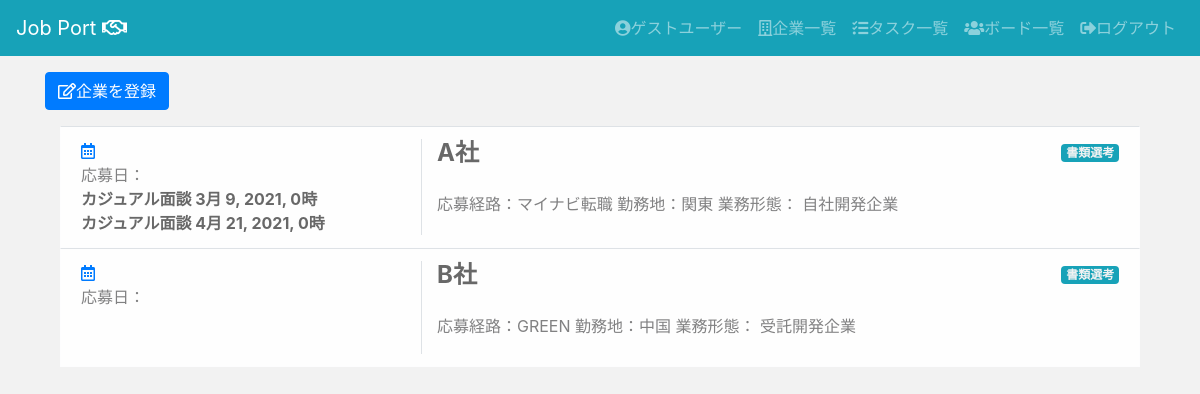
Page /jpapp/companies/ (signed in) on the committed database.
### jpapp/models.py (models this page shows, shortened)
class Company(models.Model):
    company_name = models.CharField(max_length=200,)
    url = models.URLField(blank=True,null=True,)
    route = models.IntegerField(
        choices = CHOICE1,
        blank=True,
        null=True,
    )
    location = models.IntegerField(
        choices = CHOICE2,
        blank=True,
        null=True,
    )
    tag = models.ManyToManyField(Tag, blank=True)
    description = models.TextField(blank=True,null=True,)
    phase = models.IntegerField(
        choices = CHOICE3,
        default='0',
    )
    application_date = models.DateField(blank=True,null=True,)
    user = models.ForeignKey(User, on_delete=models.CASCADE)

class Interview(models.Model):
    interview_phase = models.IntegerField(
      choices = CHOICE4,
      default='0'
    )
    interview_datetime = models.DateTimeField()
    interview_description = models.TextField()
    company = models.ForeignKey(Company, on_delete=models.CASCADE)
    user = models.ForeignKey(User, on_delete=models.CASCADE)

class Tag(models.Model):
    tag_name = models.CharField(max_length=32)
    def __str__(self):
        return self.tag_name

### jpapp/views.py (the view)
# urls.py: path("companies/", views.CompanyListView.as_view(), name="companies_list"),
class CompanyListView(LoginRequiredMixin, ListView):
    model = Company
    template_name = "jpapp/companies/list.html"
    def get_queryset(self):
        current_user = self.request.user
        if current_user.is_superuser: # スーパーユーザの場合、リストにすべてを表示する。
            company_list = Company.objects.all()
            for company in company_list:
                company.tag_list = company.tag.all().select_related()
            return company_list
        else: # 一般ユーザは自分のレコードのみ表示する。
            company_list = Company.objects.filter(user=current_user.id)
            for company in company_list:
                company.tag_list = company.tag.all().select_related()
            return company_list

### templates/jpapp/companies/list.html (shortened to what this page needs)
{% extends "jpapp/base.html" %}
{% block content %}
<div class="container">
  <a class="btn btn-primary my-3" href="{% url 'jpapp:companies_create' %}" role="button"><i class="far fa-edit"></i>企業を登録</a>
  <div class="container">
  {% for list in company_list %}
  <div class="alert alert-light border-top rounded-0" role="alert">
    <div class="row">
      <div class="col-sm-4 border-right">
        <a href="{% url 'jpapp:interviews_create' %}"><i class="far fa-calendar-alt"></i></a><br>
        応募日：{{ list.application_date|default_if_none:" " }}<br>
        {% for interview in list.interview_set.all %}
        <a href="{% url 'jpapp:interviews_detail' interview.pk %}" class="alert-link">{{ interview.get_interview_phase_display }} {{ interview.interview_datetime }}</a><br>
        {% endfor %}
      </div>
      <div class="col-sm-8">
        <div class="company_title">
          <div>
            <h4><a href="{% url 'jpapp:companies_detail'  list.pk %}" class="alert-link">{{ list.company_name }}</a></h4>
          </div>
          <div>
            {% if list.phase == 7 %}
            <span class="badge bg-dark">{{ list.get_phase_display }}</span>
            {% elif list.phase == 6 %}
            <span class="badge bg-danger">{{ list.get_phase_display }}</span>
            {% elif list.phase == 0 %}
            <span class="badge bg-info">{{ list.get_phase_display }}</span>
            {% else %}
            <span class="badge bg-success">{{ list.get_phase_display }}</span>
            {% endif %}
          </div>
        </div>
        <div>
          <p>
          応募経路：{{ list.get_route_display }}
          勤務地：{{ list.get_location_display }}
          業務形態：
          {% for tag in list.tag.all %}
          {{ tag }}
          {% endfor %}
          </p>
        </div>
      </div>
    </div>
  </div>
  {% endfor %}
</div>
{% endblock %}

### templates/jpapp/base.html (shortened to what this page needs)
{% load static %}
<!doctype html>
<html lang="ja">
  <head>
    <link rel="stylesheet" href="https://stackpath.bootstrapcdn.com/bootstrap/4.3.1/css/bootstrap.min.css">
    <link href="https://use.fontawesome.com/releases/v5.6.1/css/all.css" rel="stylesheet">
    <link rel="stylesheet" type="text/css" href="{% static 'jpapp/custom.css' %}">
    <link href="https://use.fontawesome.com/releases/v5.6.1/css/all.css" rel="stylesheet">
  </head>
  <body>
    <header>
      <nav class="navbar navbar-expand-lg navbar-dark bg-info">
        <a class="navbar-brand" href="{% url 'jpapp:index' %}">Job Port <i class="far fa-handshake"></i></a>
        <div class="collapse navbar-collapse" id="navbarSupportedContent">
          <ul class="navbar-nav">
            {% if request.user.is_authenticated %}
            <li class="nav-item">
              <a class="nav-link" href="{% url 'jpapp:users_detail' request.user.pk %}"><i class="fas fa-user-circle"></i>{{ request.user.username }}</a>
            </li>
            <li class="nav-item">
              <a class="nav-link" href="{% url 'jpapp:companies_list' %}"><i class="far fa-building"></i>企業一覧</a>
            </li>
            <li class="nav-item">
              <a class="nav-link" href="{% url 'jpapp:tasks_list' %}"><i class="fas fa-tasks"></i>タスク一覧</a>
            </li>
            <li class="nav-item">
              <a class="nav-link" href="{% url 'jpapp:boards_list' %}"><i class="fas fa-users"></i>ボード一覧</a>
            </li>
            <li class="nav-item">
              <a class="nav-link" href="{% url 'logout' %}"><i class="fas fa-sign-out-alt"></i>ログアウト</a>
            </li>
            {% endif %}
          </ul>
        </div>
      </nav>
    </header>
    <main>
      {% block content %}
      {% endblock %}
    </main>
  </body>
</html>

### static/jpapp/custom.css (style rules this page uses)
body { background-color: #F2F2F2; }
.alert { margin-bottom: 0rem; }
.badge { color: #F2F2F2; }
.company_title { display: flex; justify-content: space-between; }

### rows in the picture
Company: company_name "A社", phase "書類選考", route "マイナビ転職", location "関東"
Interview: interview_phase "カジュアル面談", interview_datetime "3月 9, 2021, 0時"
Interview: interview_phase "カジュアル面談", interview_datetime "4月 21, 2021, 0時"
Tag: tag_name "自社開発企業"
Company: company_name "B社", phase "書類選考", route "GREEN", location "中国"
Tag: tag_name "受託開発企業"

### other values in the picture
{{ request.user.username }} "ゲストユーザー"
